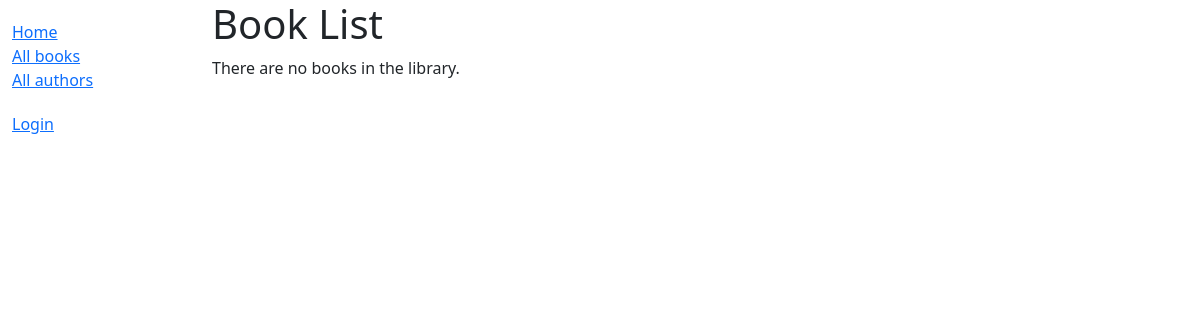
Page /catalog/books/ on the earlier database version.
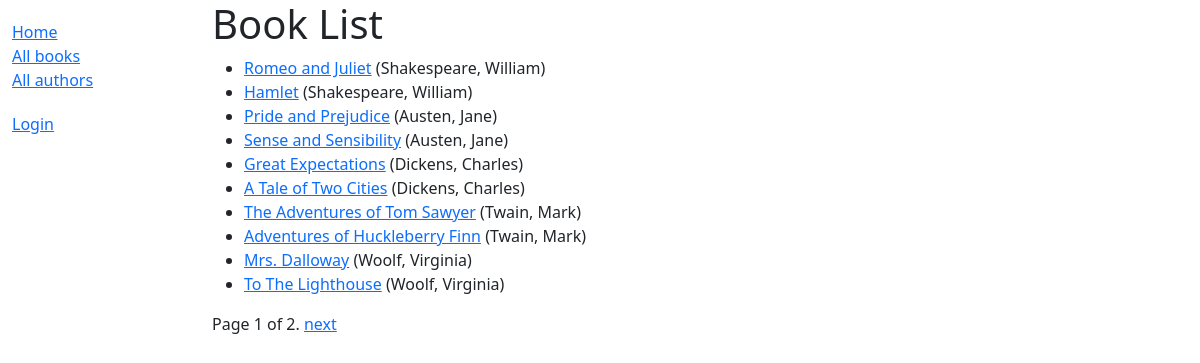
Same page on the later database version.
### catalog/models.py (models this page shows, shortened)
class Book(models.Model):
    title = models.CharField(max_length=200)
    author = models.ForeignKey('Author', on_delete=models.RESTRICT, null=True)
    summary = models.TextField(
        max_length=1000, help_text="Enter a brief description of the book")
    isbn = models.CharField('ISBN', max_length=13,
                            unique=True,
                            help_text='13 Character <a href="https://www.isbn-international.org/content/what-isbn'
                                      '">ISBN number</a>')
    genre = models.ManyToManyField(
        Genre, help_text="Select a genre for this book")
    language = models.ForeignKey('Language', on_delete=models.SET_NULL, null=True)
    def get_absolute_url(self):
        return reverse('book-detail', args=[str(self.id)])
    def display_genre(self):
        """Create a string for the Genre. This is required to display genre in Admin."""
        return ', '.join(genre.name for genre in self.genre.all()[:3])
    display_genre.short_description = 'Genre'

class Author(models.Model):
    first_name = models.CharField(max_length=100)
    last_name = models.CharField(max_length=100)
    date_of_birth = models.DateField(null=True, blank=True)
    date_of_death = models.DateField('Died', null=True, blank=True)
    class Meta:
        ordering = ['last_name', 'first_name']
    def __str__(self):
        return f'{self.last_name}, {self.first_name}'

### catalog/views.py (the view)
# urls.py: path('books/', views.BookListView.as_view(), name='books'),
class BookListView(generic.ListView):
    model = Book
    context_object_name = 'book_list'   # your own name for the list as a template variable
    paginate_by = 10

### catalog/templates/catalog/book_list.html
{% extends "base_generic.html" %} {% block content %}
<h1>Book List</h1>
{% if book_list %}
<ul>
  {% for book in book_list %}
  <li>
    <a href="{{ book.get_absolute_url }}">{{ book.title }}</a>
    ({{book.author}})
  </li>
  {% endfor %}
</ul>
{% else %}
<p>There are no books in the library.</p>
{% endif %} {% endblock %}

### catalog/templates/base_generic.html (shortened to what this page needs)
<!DOCTYPE html>
<html lang="en">
  <head>
    <link
      href="https://cdn.jsdelivr.net/npm/bootstrap@5.3.3/dist/css/bootstrap.min.css"
      rel="stylesheet"
    />
    {% load static %}
    <link rel="stylesheet" href="{% static 'css/styles.css' %}" />
  </head>
  <body>
    <div class="container-fluid">
      <div class="row">
        <div class="col-sm-2">
          {% block sidebar %}
          <ul class="sidebar-nav">
            <li><a href="{% url 'index' %}">Home</a></li>
            <li><a href="{% url 'books' %}">All books</a></li>
            <li><a href="{% url 'authors' %}">All authors</a></li>
          </ul>
          <ul class="sidebar-nav">
            {% if user.is_authenticated %}
            <li>User: {{ user.get_username }}</li>
            <li><a href="{% url 'my-borrowed' %}">My Borrowed</a></li>
            <li>
              <a href="{% url 'logout'%}?next={{request.path}}">Logout</a>
            </li>
            {% else %}
            <li>
              <a href="{% url 'login' %}?next={{ request.path }}">Login</a>
            </li>
            {% endif %}
          </ul>
          {% endblock %}
        </div>
        <div class="col-sm-10">{% block content %}{% endblock %}
        {% block pagination %} {% if is_paginated %}
        <div class="pagination">
          <span class="page-links">
            <span class="page-current">
              Page {{ page_obj.number }} of {{ page_obj.paginator.num_pages }}.
            </span>
            {% if page_obj.has_next %}
            <a href="{{ request.path }}?page={{ page_obj.next_page_number }}"
              >next</a
            >
            {% endif %}
          </span>
        </div>
        {% endif %} {% endblock %}
      </div>
    </div>
  </body>
</html>

Differences in the rows shown:
added Book: title "Romeo and Juliet", author "Shakespeare, William"
added Book: title "Hamlet", author "Shakespeare, William"
added Book: title "Pride and Prejudice", author "Austen, Jane"
added Book: title "Sense and Sensibility", author "Austen, Jane"
added Book: title "Great Expectations", author "Dickens, Charles"
added Book: title "A Tale of Two Cities", author "Dickens, Charles"
added Book: title "The Adventures of Tom Sawyer", author "Twain, Mark"
added Book: title "Adventures of Huckleberry Finn", author "Twain, Mark"
added Book: title "Mrs. Dalloway", author "Woolf, Virginia"
added Book: title "To The Lighthouse", author "Woolf, Virginia"
Other differences:
{{ page_obj.number }}: (not shown) → "1"
{{ page_obj.paginator.num_pages }}: (not shown) → "2"
text no longer shown: "There are no books in the library."
text now shown: "Page of . next"
